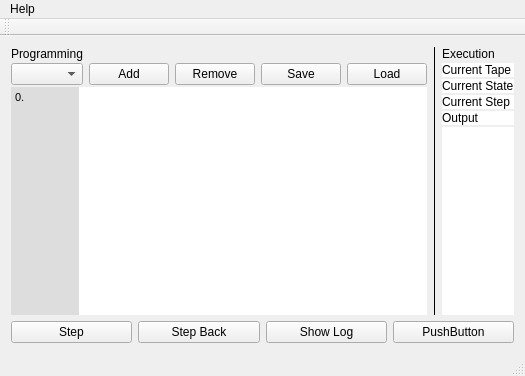
<?xml version="1.0" encoding="UTF-8"?>
<ui version="4.0">
 <class>MainWindow</class>
 <widget class="QMainWindow" name="MainWindow">
  <property name="geometry">
   <rect>
    <x>0</x>
    <y>0</y>
    <width>514</width>
    <height>376</height>
   </rect>
  </property>
  <property name="windowTitle">
   <string>MainWindow</string>
  </property>
  <widget class="QWidget" name="centralWidget">
   <layout class="QVBoxLayout" name="verticalLayout_2" stretch="0,0">
    <item>
     <layout class="QHBoxLayout" name="edit_area_layout" stretch="1,0,1">
      <item>
       <layout class="QVBoxLayout" name="input_area_layout">
        <property name="spacing">
         <number>2</number>
        </property>
        <item>
         <widget class="QLabel" name="label">
          <property name="text">
           <string>Programming</string>
          </property>
         </widget>
        </item>
        <item>
         <layout class="QHBoxLayout" name="machine_selection_layout">
          <item>
           <widget class="QComboBox" name="comboBox">
            <property name="sizePolicy">
             <sizepolicy hsizetype="Preferred" vsizetype="Fixed">
              <horstretch>1</horstretch>
              <verstretch>0</verstretch>
             </sizepolicy>
            </property>
           </widget>
          </item>
          <item>
           <widget class="QPushButton" name="push_add">
            <property name="sizePolicy">
             <sizepolicy hsizetype="Minimum" vsizetype="Fixed">
              <horstretch>0</horstretch>
              <verstretch>0</verstretch>
             </sizepolicy>
            </property>
            <property name="text">
             <string>Add</string>
            </property>
           </widget>
          </item>
          <item>
           <widget class="QPushButton" name="push_remove">
            <property name="sizePolicy">
             <sizepolicy hsizetype="Minimum" vsizetype="Fixed">
              <horstretch>0</horstretch>
              <verstretch>0</verstretch>
             </sizepolicy>
            </property>
            <property name="text">
             <string>Remove</string>
            </property>
           </widget>
          </item>
          <item>
           <widget class="QPushButton" name="push_save">
            <property name="text">
             <string>Save</string>
            </property>
           </widget>
          </item>
          <item>
           <widget class="QPushButton" name="push_load">
            <property name="text">
             <string>Load</string>
            </property>
           </widget>
          </item>
         </layout>
        </item>
        <item>
         <layout class="QHBoxLayout" name="text_edit_layout" stretch="1,100">
          <property name="spacing">
           <number>0</number>
          </property>
          <item>
           <widget class="QTextEdit" name="line_number">
            <property name="cursor" stdset="0">
             <cursorShape>ArrowCursor</cursorShape>
            </property>
            <property name="focusPolicy">
             <enum>Qt::NoFocus</enum>
            </property>
            <property name="acceptDrops">
             <bool>false</bool>
            </property>
            <property name="styleSheet">
             <string notr="true">color: #000;background-color: #ddd</string>
            </property>
            <property name="frameShape">
             <enum>QFrame::NoFrame</enum>
            </property>
            <property name="frameShadow">
             <enum>QFrame::Plain</enum>
            </property>
            <property name="verticalScrollBarPolicy">
             <enum>Qt::ScrollBarAlwaysOff</enum>
            </property>
            <property name="horizontalScrollBarPolicy">
             <enum>Qt::ScrollBarAlwaysOff</enum>
            </property>
            <property name="undoRedoEnabled">
             <bool>false</bool>
            </property>
            <property name="lineWrapMode">
             <enum>QTextEdit::NoWrap</enum>
            </property>
            <property name="readOnly">
             <bool>true</bool>
            </property>
            <property name="html">
             <string>&lt;!DOCTYPE HTML PUBLIC &quot;-//W3C//DTD HTML 4.0//EN&quot; &quot;http://www.w3.org/TR/REC-html40/strict.dtd&quot;&gt;
&lt;html&gt;&lt;head&gt;&lt;meta name=&quot;qrichtext&quot; content=&quot;1&quot; /&gt;&lt;style type=&quot;text/css&quot;&gt;
p, li { white-space: pre-wrap; }
&lt;/style&gt;&lt;/head&gt;&lt;body style=&quot; font-family:'MS Shell Dlg 2'; font-size:8.25pt; font-weight:400; font-style:normal;&quot;&gt;
&lt;p style=&quot; margin-top:0px; margin-bottom:0px; margin-left:0px; margin-right:0px; -qt-block-indent:0; text-indent:0px;&quot;&gt;&lt;span style=&quot; font-size:8pt;&quot;&gt;0.&lt;/span&gt;&lt;/p&gt;&lt;/body&gt;&lt;/html&gt;</string>
            </property>
            <property name="acceptRichText">
             <bool>false</bool>
            </property>
            <property name="cursorWidth">
             <number>0</number>
            </property>
            <property name="textInteractionFlags">
             <set>Qt::NoTextInteraction</set>
            </property>
           </widget>
          </item>
          <item>
           <widget class="TMTextEdit" name="machine_input">
            <property name="sizePolicy">
             <sizepolicy hsizetype="Preferred" vsizetype="Preferred">
              <horstretch>0</horstretch>
              <verstretch>10</verstretch>
             </sizepolicy>
            </property>
            <property name="autoFillBackground">
             <bool>true</bool>
            </property>
            <property name="styleSheet">
             <string notr="true"/>
            </property>
            <property name="frameShape">
             <enum>QFrame::NoFrame</enum>
            </property>
            <property name="frameShadow">
             <enum>QFrame::Plain</enum>
            </property>
            <property name="lineWidth">
             <number>0</number>
            </property>
            <property name="verticalScrollBarPolicy">
             <enum>Qt::ScrollBarAsNeeded</enum>
            </property>
            <property name="lineWrapMode">
             <enum>QTextEdit::NoWrap</enum>
            </property>
            <property name="html">
             <string>&lt;!DOCTYPE HTML PUBLIC &quot;-//W3C//DTD HTML 4.0//EN&quot; &quot;http://www.w3.org/TR/REC-html40/strict.dtd&quot;&gt;
&lt;html&gt;&lt;head&gt;&lt;meta name=&quot;qrichtext&quot; content=&quot;1&quot; /&gt;&lt;style type=&quot;text/css&quot;&gt;
p, li { white-space: pre-wrap; }
&lt;/style&gt;&lt;/head&gt;&lt;body style=&quot; font-family:'MS Shell Dlg 2'; font-size:8.25pt; font-weight:400; font-style:normal;&quot;&gt;
&lt;p style=&quot;-qt-paragraph-type:empty; margin-top:0px; margin-bottom:0px; margin-left:0px; margin-right:0px; -qt-block-indent:0; text-indent:0px; font-size:8pt;&quot;&gt;&lt;br /&gt;&lt;/p&gt;&lt;/body&gt;&lt;/html&gt;</string>
            </property>
           </widget>
          </item>
         </layout>
        </item>
       </layout>
      </item>
      <item>
       <widget class="Line" name="line">
        <property name="frameShadow">
         <enum>QFrame::Plain</enum>
        </property>
        <property name="orientation">
         <enum>Qt::Vertical</enum>
        </property>
       </widget>
      </item>
      <item>
       <layout class="QVBoxLayout" name="debug_area_layout" stretch="0,0,0,0,10,0">
        <property name="spacing">
         <number>2</number>
        </property>
        <item>
         <widget class="QLabel" name="label_2">
          <property name="text">
           <string>Execution</string>
          </property>
         </widget>
        </item>
        <item>
         <widget class="QLabel" name="label_current_tape">
          <property name="sizePolicy">
           <sizepolicy hsizetype="Preferred" vsizetype="Preferred">
            <horstretch>0</horstretch>
            <verstretch>0</verstretch>
           </sizepolicy>
          </property>
          <property name="cursor">
           <cursorShape>IBeamCursor</cursorShape>
          </property>
          <property name="styleSheet">
           <string notr="true">background-color:#fff;</string>
          </property>
          <property name="text">
           <string>Current Tape</string>
          </property>
          <property name="textInteractionFlags">
           <set>Qt::LinksAccessibleByMouse|Qt::TextSelectableByKeyboard|Qt::TextSelectableByMouse</set>
          </property>
         </widget>
        </item>
        <item>
         <widget class="QLabel" name="label_current_state">
          <property name="styleSheet">
           <string notr="true">background-color:#fff;</string>
          </property>
          <property name="text">
           <string>Current State</string>
          </property>
          <property name="textInteractionFlags">
           <set>Qt::LinksAccessibleByMouse|Qt::TextSelectableByKeyboard|Qt::TextSelectableByMouse</set>
          </property>
         </widget>
        </item>
        <item>
         <widget class="QLabel" name="label_current_step">
          <property name="styleSheet">
           <string notr="true">background-color:#fff;</string>
          </property>
          <property name="text">
           <string>Current Step</string>
          </property>
          <property name="textInteractionFlags">
           <set>Qt::LinksAccessibleByMouse|Qt::TextSelectableByKeyboard|Qt::TextSelectableByMouse</set>
          </property>
         </widget>
        </item>
        <item>
         <widget class="QLabel" name="machine_debug">
          <property name="enabled">
           <bool>true</bool>
          </property>
          <property name="sizePolicy">
           <sizepolicy hsizetype="Preferred" vsizetype="Preferred">
            <horstretch>0</horstretch>
            <verstretch>0</verstretch>
           </sizepolicy>
          </property>
          <property name="cursor">
           <cursorShape>IBeamCursor</cursorShape>
          </property>
          <property name="styleSheet">
           <string notr="true">background-color:#fff;</string>
          </property>
          <property name="text">
           <string>Output</string>
          </property>
          <property name="alignment">
           <set>Qt::AlignLeading|Qt::AlignLeft|Qt::AlignTop</set>
          </property>
          <property name="wordWrap">
           <bool>true</bool>
          </property>
          <property name="textInteractionFlags">
           <set>Qt::LinksAccessibleByMouse|Qt::TextSelectableByKeyboard|Qt::TextSelectableByMouse</set>
          </property>
         </widget>
        </item>
        <item>
         <widget class="QTextEdit" name="debug_text">
          <property name="frameShape">
           <enum>QFrame::NoFrame</enum>
          </property>
          <property name="frameShadow">
           <enum>QFrame::Plain</enum>
          </property>
          <property name="readOnly">
           <bool>true</bool>
          </property>
         </widget>
        </item>
       </layout>
      </item>
     </layout>
    </item>
    <item>
     <widget class="QWidget" name="verticalWidget" native="true">
      <layout class="QVBoxLayout" name="machine_layout">
       <property name="spacing">
        <number>1</number>
       </property>
       <property name="leftMargin">
        <number>0</number>
       </property>
       <property name="topMargin">
        <number>0</number>
       </property>
       <property name="rightMargin">
        <number>0</number>
       </property>
       <property name="bottomMargin">
        <number>0</number>
       </property>
       <item>
        <layout class="QHBoxLayout" name="horizontalLayout">
         <item>
          <widget class="QPushButton" name="machine_step">
           <property name="text">
            <string>Step</string>
           </property>
          </widget>
         </item>
         <item>
          <widget class="QPushButton" name="machine_step_back">
           <property name="text">
            <string>Step Back</string>
           </property>
          </widget>
         </item>
         <item>
          <widget class="QPushButton" name="machine_log">
           <property name="text">
            <string>Show Log</string>
           </property>
          </widget>
         </item>
         <item>
          <widget class="QPushButton" name="pushButton">
           <property name="text">
            <string>PushButton</string>
           </property>
          </widget>
         </item>
        </layout>
       </item>
      </layout>
     </widget>
    </item>
   </layout>
  </widget>
  <widget class="QMenuBar" name="menuBar">
   <property name="geometry">
    <rect>
     <x>0</x>
     <y>0</y>
     <width>514</width>
     <height>21</height>
    </rect>
   </property>
   <widget class="QMenu" name="menuHelp">
    <property name="title">
     <string>Help</string>
    </property>
    <addaction name="actionAbout"/>
   </widget>
   <addaction name="menuHelp"/>
  </widget>
  <widget class="QToolBar" name="mainToolBar">
   <attribute name="toolBarArea">
    <enum>TopToolBarArea</enum>
   </attribute>
   <attribute name="toolBarBreak">
    <bool>false</bool>
   </attribute>
  </widget>
  <widget class="QStatusBar" name="statusBar"/>
  <action name="actionAbout">
   <property name="text">
    <string>About</string>
   </property>
  </action>
 </widget>
 <layoutdefault spacing="6" margin="11"/>
 <customwidgets>
  <customwidget>
   <class>TMTextEdit</class>
   <extends>QTextEdit</extends>
   <header>tmtextedit.h</header>
  </customwidget>
 </customwidgets>
 <resources/>
 <connections/>
</ui>
